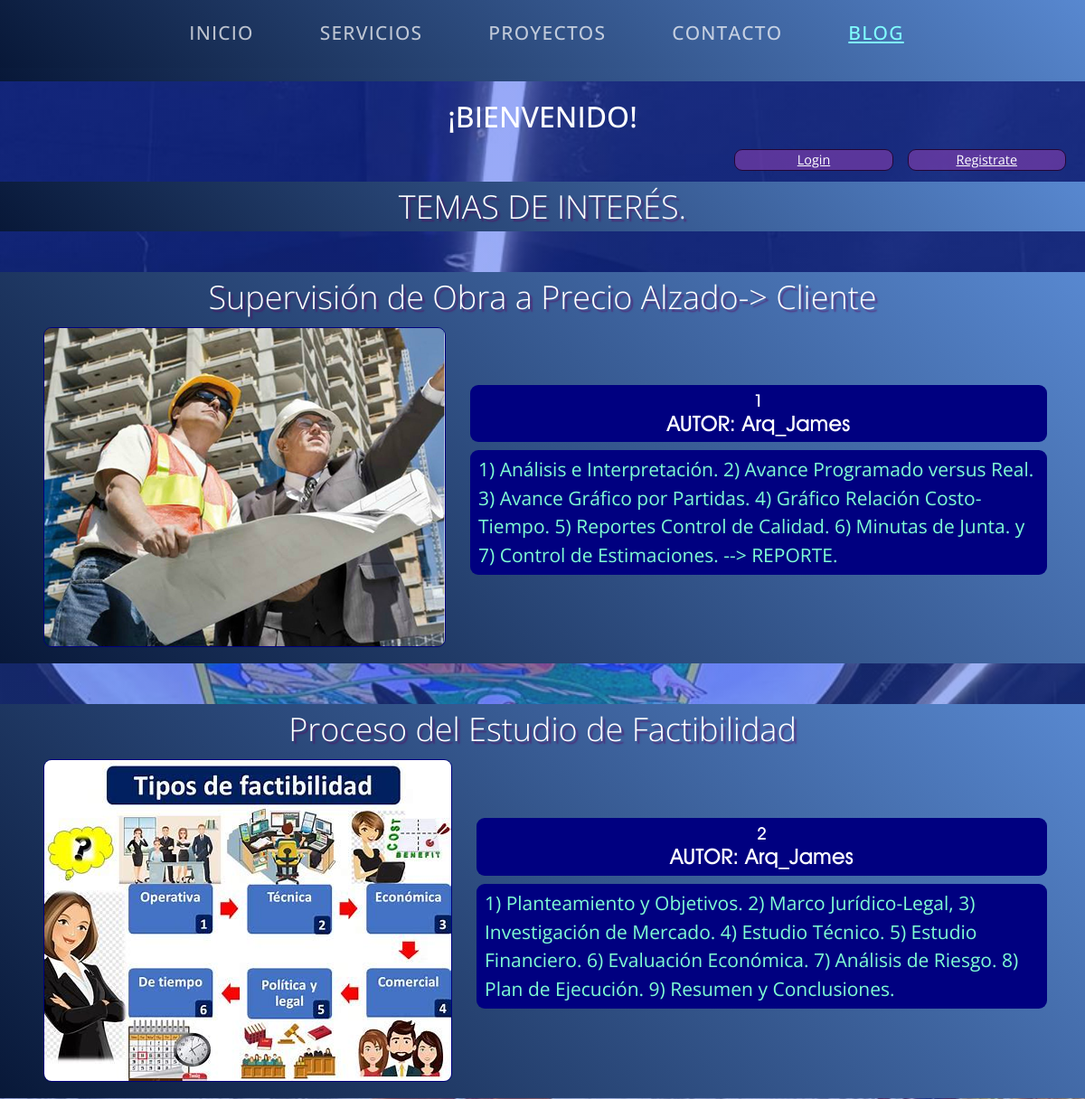
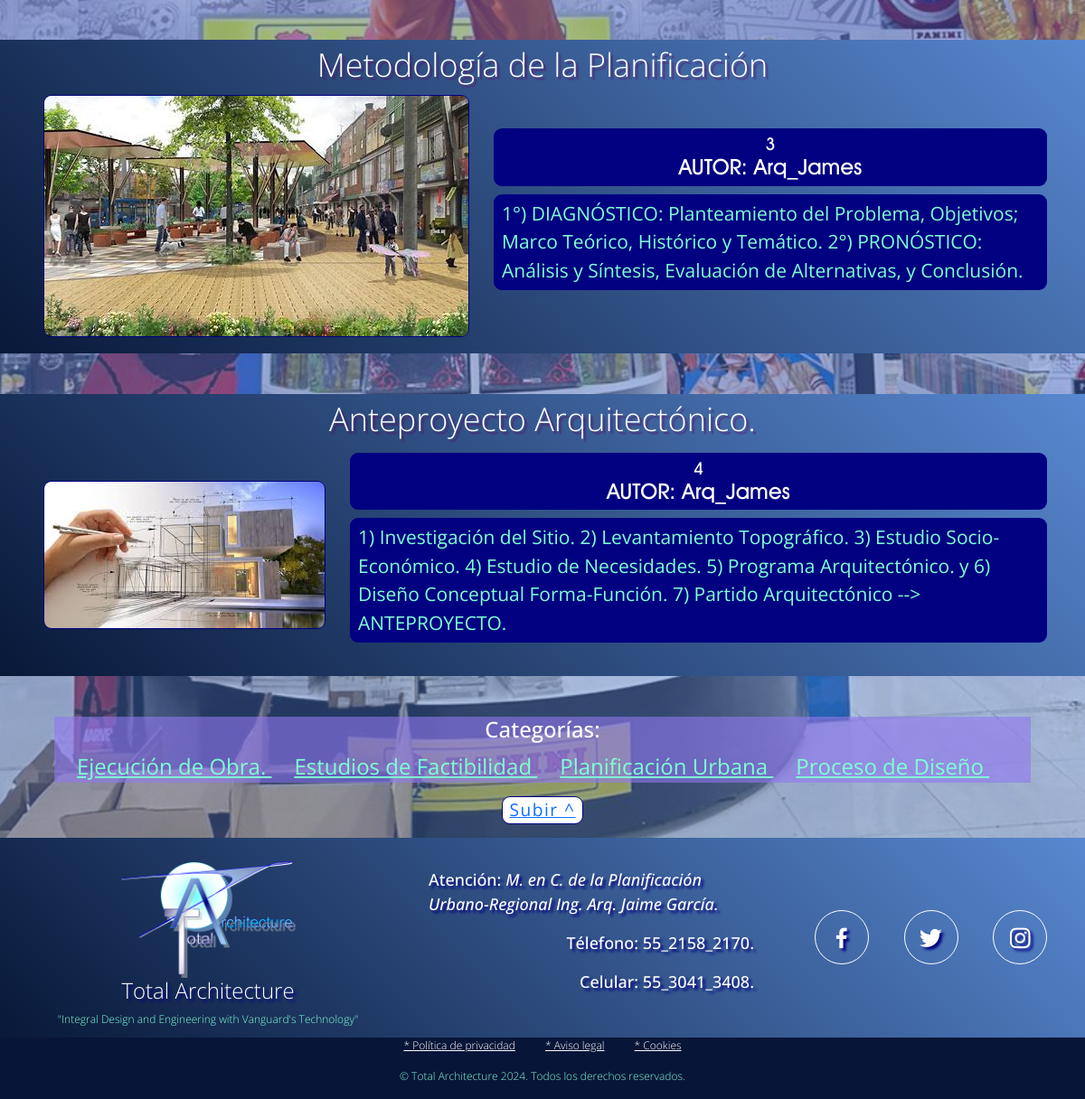
Screenshot of /blog/ with the database file from the repository (2 pictures, top to bottom).
### Blog/models.py (models this page shows, shortened)
class Post(models.Model):
    titulo = models.CharField(max_length=45)
    contenido = models.CharField(max_length=240)
    imagen = models.ImageField(upload_to='blog_media')
    autor= models.ForeignKey(User, on_delete=models.CASCADE)
    categorias=models.ManyToManyField(Categoria)
    created = models.DateTimeField(auto_now_add=True)
    updated = models.DateField(auto_now_add = True)
    class Meta():
        verbose_name='post'
        verbose_name_plural='posts'

class Categoria(models.Model):
    nombre = models.CharField(max_length=45)
    created = models.DateTimeField(auto_now_add=True)
    updated = models.DateField(auto_now_add = True)
    class Meta():
        verbose_name='categoria'
        verbose_name_plural='categorias'

### Blog/views.py (the view)
# urls.py: path('', views.blog, name="Blog"), # Ahora apunta a la raíz
def blog(request):
    posts= Post.objects.all()
    return render(request, "Blog/blog.html", {"posts_tmp": posts})

### Blog/templates/Blog/blog.html (shortened to what this page needs)
{% extends "TA_Inicio/base.html" %}
{% load static %}
{% block content %}
<div class="contenedor_gral">
        <h2 class="subtitulo">TEMAS DE INTERÉS.</h2>
      </div>
      {% for post in posts_tmp %}
      <section class="seccion_pagina">
        <div class="contenedor_gral">
          <h2 class="subtitulo">{{post.titulo}}</h2>
            <div class="seccion_recuadro">
                <img class="seccion_recuadro_img" src="{{post.imagen.url}}" alt="Imagen">
                <div class="seccion_recuadro_texto">
                    <h2 class="seccion_encabezado" >
                        <span class="seccion_eslogan">{{post.id}}</span>
                        <span class="seccion_titulo">AUTOR: {{post.autor}} </span>
                    </h2>
                    <p class="seccion_descripcion">{{post.contenido}}</p>
                </div>
            </div>
          </div>
        </section>
        {% endfor %}
        <section>
         <div style="width: 90%; background-color: rgba(144, 120, 240, 0.60); margin: auto; text-align: center; color:white">
             <h4> Categorías: </h4>
             {% for post in posts_tmp %}
                 {% for categoria in post.categorias.all %}
                     <a href="{% url 'categoria'  categoria.id %}" class="link" style="font-size: 1.5rem; color: aquamarine;">{{categoria.nombre}} </a> &nbsp &nbsp &nbsp
                 {%endfor%}
             {% endfor %}
        </section>
{% endblock content %}

### TA_Inicio/templates/TA_Inicio/base.html (shortened to what this page needs)
<!DOCTYPE html>
<html lang="es">
  <head>
    {% load static %}
    <link href='https://unpkg.com/boxicons@2.0.7/css/boxicons.min.css' rel='stylesheet'/>
    <link href="https://cdn.jsdelivr.net/npm/bootstrap@5.3.3/dist/css/bootstrap.min.css" rel="stylesheet">
    <link rel="stylesheet" href="{% static 'css_ta/estilos.css' %}"/>
  </head>
  <body>
    <nav class="navbar navbar-expand-lg navbar-dark py-lg-4" id="TA_main_nav">
      <div class="container-fluid navbar-dark" id="TA_nav_contenedor">
    <div class="collapse navbar-collapse" id="navbarResponsive">
      <ul class="navbar-nav mx-auto">
        <li class="nav-item {% if request.path == '/' %}active{% endif %} px-lg-4">
          <a
            class="nav-link text-uppercase text-expanded"
            href="{% url 'TA_Inicio' %}"
            >Inicio</a>
        </li>
        <li class="nav-item {% if request.path == '/servicios' %}active{% endif %} px-lg-4">
          <a
            class="nav-link text-uppercase text-expanded"
            href="{% url 'Servicios' %}"
            >Servicios</a>
        </li>
        <li class="nav-item {% if request.path == '/prytos_realizados/' %}active{% endif %} px-lg-4">
          <a
            class="nav-link text-uppercase text-expanded"
            href="{% url 'Prytos_Realizados' %}"
            >Proyectos</a>
        </li>
        <li class="nav-item {% if request.path == '/contacto/' %}active{% endif %} px-lg-4">
          <a
            class="nav-link text-uppercase text-expanded"
            href="{% url 'Contacto' %}"
            >Contacto</a>
        </li>
        <li class="nav-item {% if request.path == '/blog/' %}active{% endif %} px-lg-4">
          <a
            class="nav-link text-uppercase text-expanded"
            href="{% url 'Blog' %}"
            >Blog</a>
        </li>
      </ul>
    </div>
  </div>
</nav>
    <h3 class="site-heading text-center text-white d-none d-lg-block">
      <span class="site-heading-upper">¡Bienvenido!</span>
    </h3>
    <div class="TA_barra_registro">
      {% if user.is_authenticated %}
          <span class="reg_link autenticado"> Autenticado, Hola: {{user.username}} </span>
          <a class="reg_link cerrar" href="{% url 'cerrar_sesion' %}">Cerrar Sesion</a>
      {% else %}
          <a class="reg_link login" href="{% url 'Logear' %}">Login</a> &nbsp
          <a class="reg_link registro" href="{% url 'Autenticacion' %}">Registrate</a>
      {% endif %}
    </div>
    {% block content %} {% endblock content %}
    <div class="btn_inicio_fin">
    <a class="fin_inicio" href="#inicio_fin"> Subir ^ </a>
    </div>
    <footer class="TA_pie_pagina" id="contacto">
      <div class="contenedor_gral footer-content">
          <div class="contact-us">
              <img src="{% static 'imgs_plantilla_base/TA_Logo.png' %}" alt="Logo TA" class="logo_TA">
              <h2 class="brand">Total Architecture</h2>
              <p>"Integral Design and Engineering with Vanguard's Technology"</p>
          </div>
          <div class="phones-content">
              <p>Atención: <i>M. en C. de la Planificación Urbano-Regional Ing. Arq. Jaime García.</i></p>
              <p>Télefono: 55_2158_2170.</p>
              <p>Celular: 55_3041_3408.</p>
          </div>
          <div class="social-media">
              <a href="https://www.facebook.com/jaime.garciadiaz.92/" class="social-media-icon" target="_blank">
                  <i class='bx bxl-facebook'></i>
              </a>
              <a href="./" class="social-media-icon">
                  <i class='bx bxl-twitter' ></i>
              </a>
              <a href="./" class="social-media-icon">
                  <i class='bx bxl-instagram' ></i>
              </a>
          </div>
        </div>
      <div class="derechos">
          <p class="politicas">
              <a href="./" class="link">* Política de privacidad</a>
              <a href="./" class="link">* Aviso legal</a>
              <a href="./" class="link">* Cookies</a>
          </p>
          <p>&copy; Total Architecture 2024. Todos los derechos reservados.</p>
      </div>
  </footer>
  </body>
</html>

### rows the page displays
Post: titulo "Supervisión de Obra a Precio Alzado-> Cliente", imagen (picture), id "1", autor "Arq_James", contenido "1) Análisis e Interpretación. 2) Avance Programado versus Real. 3) Avance Gráfico por Partidas. 4) Gráfico Relación Costo-Tiempo. 5) Reportes Control de Calidad. 6) Minutas de Junta. y 7) Control de Estimaciones. --> REPORTE."
Post: titulo "Proceso del Estudio de Factibilidad", imagen (picture), id "2", autor "Arq_James", contenido "1) Planteamiento y Objetivos. 2) Marco Jurídico-Legal, 3) Investigación de Mercado. 4) Estudio Técnico. 5) Estudio Financiero. 6) Evaluación Económica. 7) Análisis de Riesgo. 8) Plan de Ejecución. 9) Resumen y Conclusiones."
Post: titulo "Metodología de la Planificación", imagen (picture), id "3", autor "Arq_James", contenido "1°) DIAGNÓSTICO: Planteamiento del Problema, Objetivos; Marco Teórico, Histórico y Temático. 2°) PRONÓSTICO: Análisis y Síntesis, Evaluación de Alternativas, y Conclusión."
Post: titulo "Anteproyecto Arquitectónico.", imagen (picture), id "4", autor "Arq_James", contenido "1) Investigación del Sitio. 2) Levantamiento Topográfico. 3) Estudio Socio-Económico. 4) Estudio de Necesidades. 5) Programa Arquitectónico. y 6) Diseño Conceptual Forma-Función. 7) Partido Arquitectónico --> ANTEPROYECTO."
Categoria: nombre "Ejecución de Obra."
Categoria: nombre "Estudios de Factibilidad"
Categoria: nombre "Planificación Urbana"
Categoria: nombre "Proceso de Diseño"
